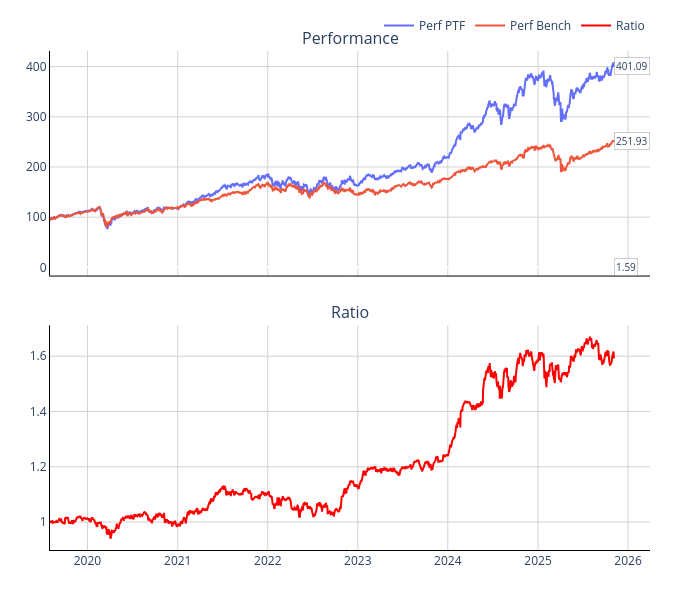

Here is the notebook cell this chart was saved with:
### Markdown cell above
### US

### Code cell
################ US ################
NAME = "US"

# Input path
screen_with_score_path = r"C:\GoogleDrive\TP\ML\Output_files\SCORE_ML_US.pkl"

#Output path
# ptf_save_path = rf"Portfolio_BT\PTF_ESG_{NAME}.pkl"
# perf_save_path = rf"Portfolio_BT\Perf_ESG_{NAME}.pkl"

screen_agg_with_score = pd.read_pickle(screen_with_score_path)
returns = pd.read_pickle(path_returns) 

bench='SP500'
metrics = 'Score ML'
percentile = 0.05
esg_exclusion = 0
ptf_name = 'ML US Q1'
ponderation = 'Market cap'  #'Market cap'
top_mandatory = None
cap_weight_threshold = None
cut_mkt_cap = None

# pct_dev_secto = 3
# secto_us = pd.read_excel(secto_reco_path, sheet_name="secto_us", index_col=0)
# secto_us = secto_us/5 * pct_dev_secto

builder_US = PtfBuilder(screen_agg_with_score, 
                    returns,
                    ptf_name=ptf_name, 
                    bench=bench, 
                    percentile=percentile,
                    esg_exclusion=esg_exclusion,
                    liste_noire=None,
                    ponderation = ponderation,
                    metrics=metrics, 
                    top_mandatory=top_mandatory,
                    cap_weight_threshold=cap_weight_threshold,
                    # reco_secto=secto_us,
                    cut_mkt_cap = cut_mkt_cap)

builder_US.generic_histo_seclist(start_date=screen_agg_with_score.dropna(subset=['Score ML'])['Date'].min(), freq_rebal=1, screen_start_date = "mois_impair")

# builder_US.sec_list_historical.to_pickle(ptf_save_path)


builder_US.backtest_plot_ptf_bench(save_path=False)

# builder_US.perf_ptf.to_pickle(perf_save_path)

### Figure 1 — Plotly figure (JSON) as saved in the notebook; plotly's stock layout.template omitted (floating-point values rounded to 4 significant figures; data arrays with more than 128 entries replaced by an {"elided": "..."} marker saying what was removed)
{"data": [{"line": {"width": 2}, "mode": "lines", "name": "Perf PTF", "type": "scatter", "x": {"elided": "1608 str values"}, "xaxis": "x", "y": {"elided": "1608 float values"}, "yaxis": "y"}, {"line": {"width": 2}, "mode": "lines", "name": "Perf Bench", "type": "scatter", "x": {"elided": "1608 str values"}, "xaxis": "x", "y": {"elided": "1608 float values"}, "yaxis": "y"}, {"line": {"color": "red", "width": 2}, "mode": "lines", "name": "Ratio", "type": "scatter", "x": {"elided": "1608 str values"}, "xaxis": "x2", "y": {"elided": "1608 float values"}, "yaxis": "y2"}], "layout": {"annotations": [{"font": {"size": 16}, "showarrow": false, "text": "Performance", "x": 0.5, "xanchor": "center", "xref": "paper", "y": 1, "yanchor": "bottom", "yref": "paper"}, {"font": {"size": 16}, "showarrow": false, "text": "Ratio", "x": 0.5, "xanchor": "center", "xref": "paper", "y": 0.45, "yanchor": "bottom", "yref": "paper"}, {"bgcolor": "rgba(255,255,255,0.8)", "bordercolor": "rgba(0,0,0,0.2)", "borderwidth": 1, "font": {"size": 10}, "showarrow": false, "text": "401.09", "x": "2025-11-05T00:00:00", "xanchor": "left", "y": 401.1}, {"bgcolor": "rgba(255,255,255,0.8)", "bordercolor": "rgba(0,0,0,0.2)", "borderwidth": 1, "font": {"size": 10}, "showarrow": false, "text": "251.93", "x": "2025-11-05T00:00:00", "xanchor": "left", "y": 251.9}, {"bgcolor": "rgba(255,255,255,0.8)", "bordercolor": "rgba(0,0,0,0.2)", "borderwidth": 1, "font": {"size": 10}, "showarrow": false, "text": "1.59", "x": "2025-11-05T00:00:00", "xanchor": "left", "y": 1.592}], "height": 600, "legend": {"orientation": "h", "x": 1, "xanchor": "right", "y": 1.02, "yanchor": "bottom"}, "margin": {"b": 50, "l": 50, "r": 50, "t": 50}, "paper_bgcolor": "white", "plot_bgcolor": "white", "showlegend": true, "title": {"text": ""}, "width": 700, "xaxis": {"anchor": "y", "domain": [0, 1], "gridcolor": "lightgray", "gridwidth": 1, "linecolor": "black", "linewidth": 1, "matches": "x2", "showgrid": true, "showline": true, "showticklabels": false}, "xaxis2": {"anchor": "y2", "domain": [0, 1], "gridcolor": "lightgray", "gridwidth": 1, "linecolor": "black", "linewidth": 1, "showgrid": true, "showline": true}, "yaxis": {"anchor": "x", "domain": [0.55, 1], "gridcolor": "lightgray", "gridwidth": 1, "linecolor": "black", "linewidth": 1, "showgrid": true, "showline": true}, "yaxis2": {"anchor": "x2", "domain": [0, 0.45], "gridcolor": "lightgray", "gridwidth": 1, "linecolor": "black", "linewidth": 1, "showgrid": true, "showline": true}}}
